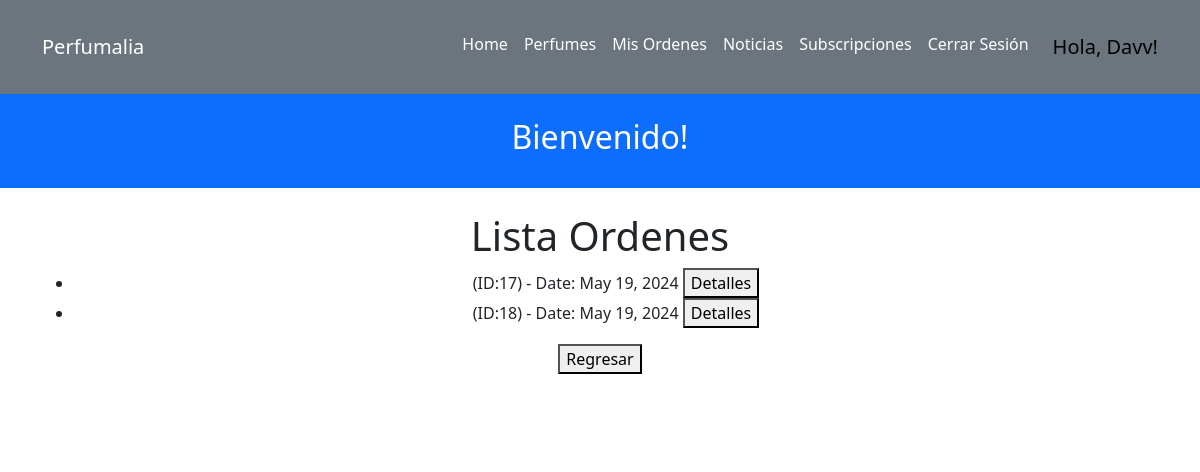
The page /order (signed in) on the database as committed earlier.
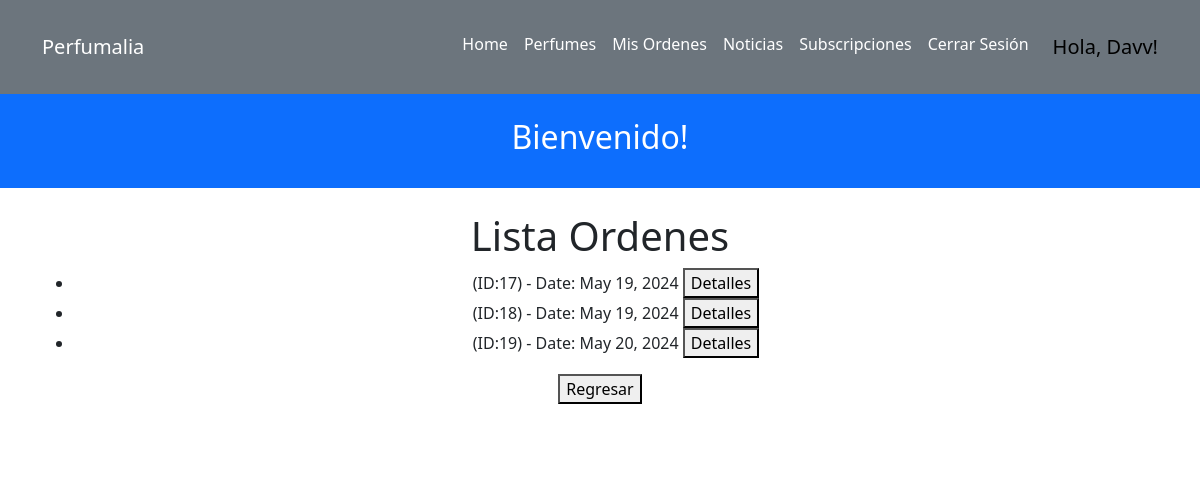
The same page on the database as committed later.
### store/models.py (models this page shows, shortened)
class User(AbstractBaseUser, PermissionsMixin):
    userID = models.AutoField(primary_key=True)
    name = models.CharField(max_length=100)
    email = models.EmailField(max_length=100, unique=True)
    address = models.CharField(max_length=200)
    cellphoneNumber = models.CharField(max_length=20)
    dateOfBirth = models.DateField()
    password = models.CharField(max_length=128)
    is_active = models.BooleanField(default=True)
    is_staff = models.BooleanField(default=False)
    objects = CustomUserManager()
    USERNAME_FIELD = 'email'
    REQUIRED_FIELDS = ['name', 'address', 'cellphoneNumber', 'dateOfBirth']

class Order(models.Model):
    orderID = models.AutoField(primary_key=True)
    orderItems = models.ManyToManyField(Perfume, through='OrderItem')
    userID = models.ForeignKey(settings.AUTH_USER_MODEL, on_delete=models.CASCADE)
    orderStatus = models.CharField(max_length=50)
    orderDate = models.DateField(auto_now_add=True)

### store/views.py (the view)
# urls.py: path("order", OrdersPageView.as_view(), name='orders'),
@method_decorator(login_required, name='dispatch')
class OrdersPageView(TemplateView):
    template_name = 'orders.html'
    def get(self, request):
        orders = Order.objects.filter(userID=request.user)
        return render(request, self.template_name, {'orders': orders})

### store/contextProcessors.py (called while the page is built)
def cart_items_count(request):
    if request.user.is_authenticated:
        try:
            cart = ShoppingCart.objects.get(userID=request.user)
            cart_items_count = cart.cartitem_set.count()
        except ShoppingCart.DoesNotExist:
            cart_items_count = 0
    else:
        cart_items_count = 0
    return {'cart_items_count': cart_items_count}

### store/templates/orders.html (shortened to what this page needs)
{% extends 'base.html' %}
{% block content %}
<div class="text-center">
  <h1>Lista Ordenes</h1>
  <ul>
      {% for order in orders %}
          <li>(ID:{{ order.orderID }}) - Date: {{ order.orderDate }}
              <a href="{% url 'orderdetails' order.orderID %}">
                  <button>Detalles</button>
              </a>
          </li>
      {% endfor %}
  </ul>
  <a href="/">
      <button>Regresar</button>
  </a>
</div>
{% endblock %}

### store/templates/base.html (shortened to what this page needs)
{% load static %}
<!doctype html>
<html lang="en">
<head>
  <link href="https://cdn.jsdelivr.net/npm/bootstrap@5.3.0-alpha1/dist/css/bootstrap.min.css" rel="stylesheet" />
</head>
<body>
  <nav class="navbar navbar-expand-lg navbar-dark bg-secondary py-4">
    <div class="container">
      <a class="navbar-brand" href="{% url 'home' %}"> Perfumalia</a>
      <div class="collapse navbar-collapse" id="navbarNavAltMarkup">
        <div class="navbar-nav ms-auto">
          <a class="nav-link active" href="{% url 'home' %}">Home</a>
          {% if user.is_authenticated %}
            <a class="nav-link active" href="{% url 'perfumes' %}">Perfumes</a>
            <a class="nav-link active" href="{% url 'orders' %}">Mis Ordenes</a>
            <a class="nav-link active" href="{% url 'news' %}">Noticias</a>
            <a class="nav-link active" href="{% url 'subscriptions' %}">Subscripciones</a>
            <a class="nav-link active" href="{% url 'logout' %}">Cerrar Sesión</a>
            <span class="navbar-text ms-3" style="font-size: 1.25rem; color: black;">Hola, {{ user.name }}!</span>
          {% else %}
            <a class="nav-link active" href="{% url 'login' %}">Inicia Sesion</a>
            <a class="nav-link active" href="{% url 'register' %}">Registrate</a>
          {% endif %}
        </div>
      </div>
    </div>
  </nav>
  <header class="masthead bg-primary text-white text-center py-4">
    <div class="container d-flex align-items-center flex-column">
      <h2>{% block header_title %}Bienvenido!{% endblock %}</h2>
    </div>
  </header>
  <div class="container my-4">
    {% block content %}
    {% endblock %}
  </div>
  {% block footer %}
  <div class="copyright py-4 text-center text-white">
    <div class="container">
      <small>
        Copyright - <a class="text-reset fw-bold text-decoration-none" target="_blank"
          href="https://twitter.com/danielgarax">
        </a>
      </small>
    </div>
  </div>
  {% endblock %}
</body>
</html>

Rows that differ between the two databases and show on the page:
added Order: orderID "19", orderDate "May 20, 2024"
